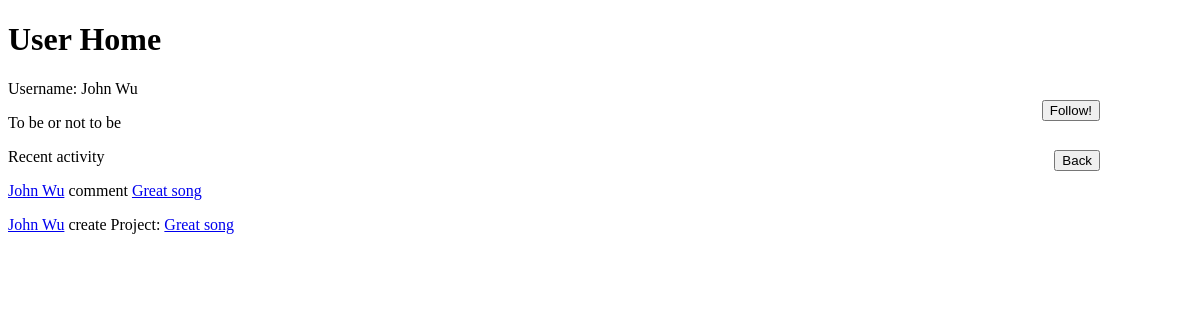
The page /php/userpage.php?uloginname=johnth1@gmail.com on the database as committed earlier.
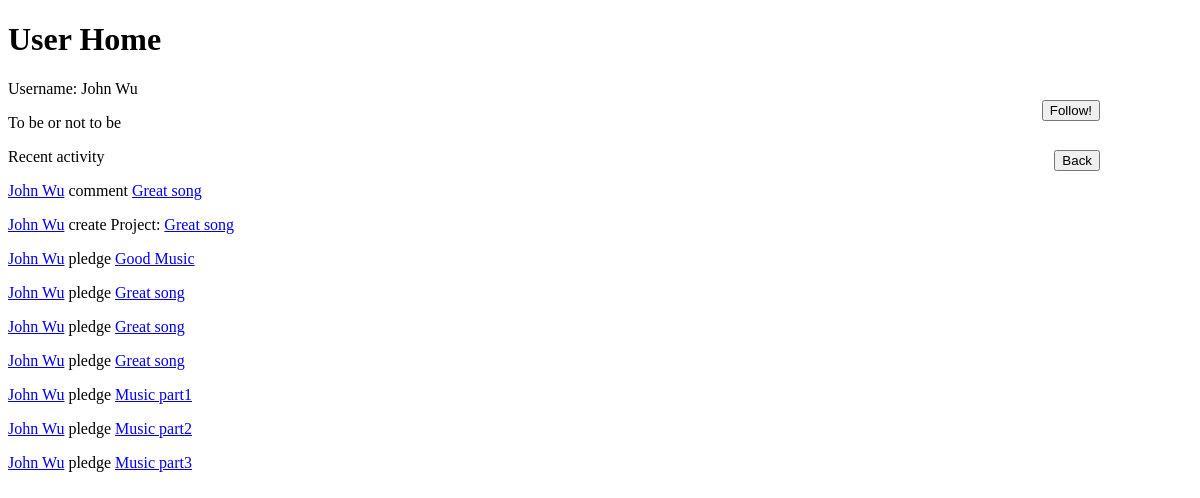
The same page on the database as committed later.
### tables this page shows
CREATE TABLE `USER` (
  `loginname` varchar(40) NOT NULL,
  `username` varchar(40) NOT NULL,
  `password` varchar(40) NOT NULL,
  `say` varchar(255) DEFAULT NULL,
  `hometown` varchar(40) DEFAULT NULL,
  `interests` varchar(40) DEFAULT NULL,
  `creditcard` varchar(40) DEFAULT NULL,
  PRIMARY KEY (`loginname`)
);

CREATE TABLE `DISCUSS` (
  `projectname` varchar(100) NOT NULL,
  `loginname` varchar(40) NOT NULL,
  `commenttime` DATETIME NOT NULL,
  `content` varchar(4096) DEFAULT NULL,
  PRIMARY KEY (`projectname`, `loginname`, `commenttime`),
  FOREIGN KEY (`projectname`) REFERENCES `PROJECT` (`projectname`),
  FOREIGN KEY (`loginname`) REFERENCES `USER` (`loginname`)
);

CREATE TABLE `PROJECT` (
  `projectname` varchar(100) NOT NULL,
  `loginname` varchar(40) NOT NULL,
  `description` varchar(4096) NOT NULL,
  `projectstatus` varchar(20) NOT NULL,	 
  `minfund` decimal(10,2) DEFAULT NULL,
  `maxfund` decimal(10,2) DEFAULT NULL,
  `posttime` DATETIME DEFAULT NULL,
  `endtime` DATETIME DEFAULT NULL,
  `plantime` DATETIME DEFAULT NULL,
  PRIMARY KEY (`projectname`),
  FOREIGN KEY (`loginname`) REFERENCES `USER` (`loginname`)
);

CREATE TABLE `PLEDGE` (
  `loginname` varchar(40) NOT NULL,
  `projectname` varchar(100) NOT NULL,
  `pledgetime` DATETIME NOT NULL,
  `amount` decimal(10,2) DEFAULT NULL,
   
  PRIMARY KEY (`projectname`, `loginname`,`pledgetime`),
  FOREIGN KEY (`projectname`) REFERENCES `PROJECT` (`projectname`),
  FOREIGN KEY (`loginname`) REFERENCES `USER` (`loginname`)
);

### php/userpage.php (the view, shortened to what this page needs)
<!DOCTYPE html>
<html>
	<body>
	<h1>User Home</h1>
	<?php
		$mysql_server_name="127.0.0.1:3306";
		$mysql_username="root";
		$mysql_password="root";
		$mysql_database="kickfounder";
		$con = new mysqli($mysql_server_name, $mysql_username, $mysql_password, $mysql_database);
		$useract_sql = "INSERT INTO `USERACT` VALUES('".$_SESSION['loginname']."',now(), 'visusr', '".$_GET['uloginname']."')";
		mysqli_query($con, $useract_sql);
		$user_sql = "SELECT * FROM USER WHERE loginname=\"".$_GET['uloginname']."\"";
		$user_result = $con->query($user_sql);
		if ($user_result->num_rows > 0) {
			while($row = $user_result->fetch_assoc()) {
				echo "<p>Username: ".$row["username"]."</p>";
				echo "<p>".$row["say"]."</p>";
			}
		}
		$follow_check_sql = "SELECT * FROM FOLLOW WHERE bfname=\"".$_GET['uloginname']."\" AND fname=\"".$_SESSION["loginname"]."\"";
		$follow_result = $con->query($follow_check_sql);
		if ($follow_result->num_rows < 1) {
			echo "<p><a id = 'foll' href='follownow.php?uloginname=".$_GET['uloginname']."'><input type=\"button\" value=\"Follow!\"></input></a></p>";
		}
		else {
			echo "<p><a id = 'foll' href='unfollow.php?uloginname=".$_GET['uloginname']."'><input type=\"button\" value=\"Unfollow!\"></input></a></p>";
		}
		$act_sql1 = "SELECT *
    FROM DISCUSS, `USER` WHERE USER.loginname=DISCUSS.loginname AND USER.loginname='".$_GET['uloginname']."'";
		$act_sql2 = "SELECT *
    FROM PROJECT, `USER` WHERE USER.loginname=PROJECT.loginname AND USER.loginname='".$_GET['uloginname']."'";
		$act_sql3 = "SELECT *
	FROM PLEDGE, `USER` WHERE USER.loginname=PLEDGE.loginname AND USER.loginname='".$_GET['uloginname']."'";
		$act_result1 = $con->query($act_sql1);
		$act_result2 = $con->query($act_sql2);
		$act_result3 = $con->query($act_sql3);
		echo "<p>Recent activity</p>";
		if ($act_result1->num_rows > 0) {
			while($row = $act_result1->fetch_assoc()) {
				echo "<p><a href='userpage.php?uloginname=".$row["loginname"]."'>".$row["username"]."</a> comment <a href='displayproject.php?projectname=".$row["projectname"]."'>".$row["projectname"]."</a></p>";
			}
		}
		if ($act_result2->num_rows > 0) {
			while($row = $act_result2->fetch_assoc()) {
				echo "<p><a href='userpage.php?uloginname=".$row["loginname"]."'>".$row["username"]."</a> create Project: <a href='displayproject.php?projectname=".$row["projectname"]."'>".$row["projectname"]."</a></p>";
			}
		}
		if ($act_result3->num_rows > 0) {
			while($row = $act_result3->fetch_assoc()) {
				echo "<p><a href='userpage.php?uloginname=".$row["loginname"]."'>".$row["username"]."</a> pledge <a href='displayproject.php?projectname=".$row["projectname"]."'>".$row["projectname"]."</a></p>";
			}
		}
		echo "<p><a id = 'back' href=\"./home.php\"><input type=\"button\" value=\"Back\"></input></a></p>";
	?>
	</body>
</html>

### php/userpage.php (style rules this page uses)
#foll { position:fixed; right:100px; top:100px; }
#back { position:fixed; right:100px; top:150px; }

Rows that differ between the two databases and show on the page:
added pledge: loginname.username "John Wu", projectname "Good Music"
added pledge: loginname.username "John Wu", projectname "Great song"
added pledge: loginname.username "John Wu", projectname "Great song"
added pledge: loginname.username "John Wu", projectname "Great song"
added pledge: loginname.username "John Wu", projectname "Music part1"
added pledge: loginname.username "John Wu", projectname "Music part2"
added pledge: loginname.username "John Wu", projectname "Music part3"
